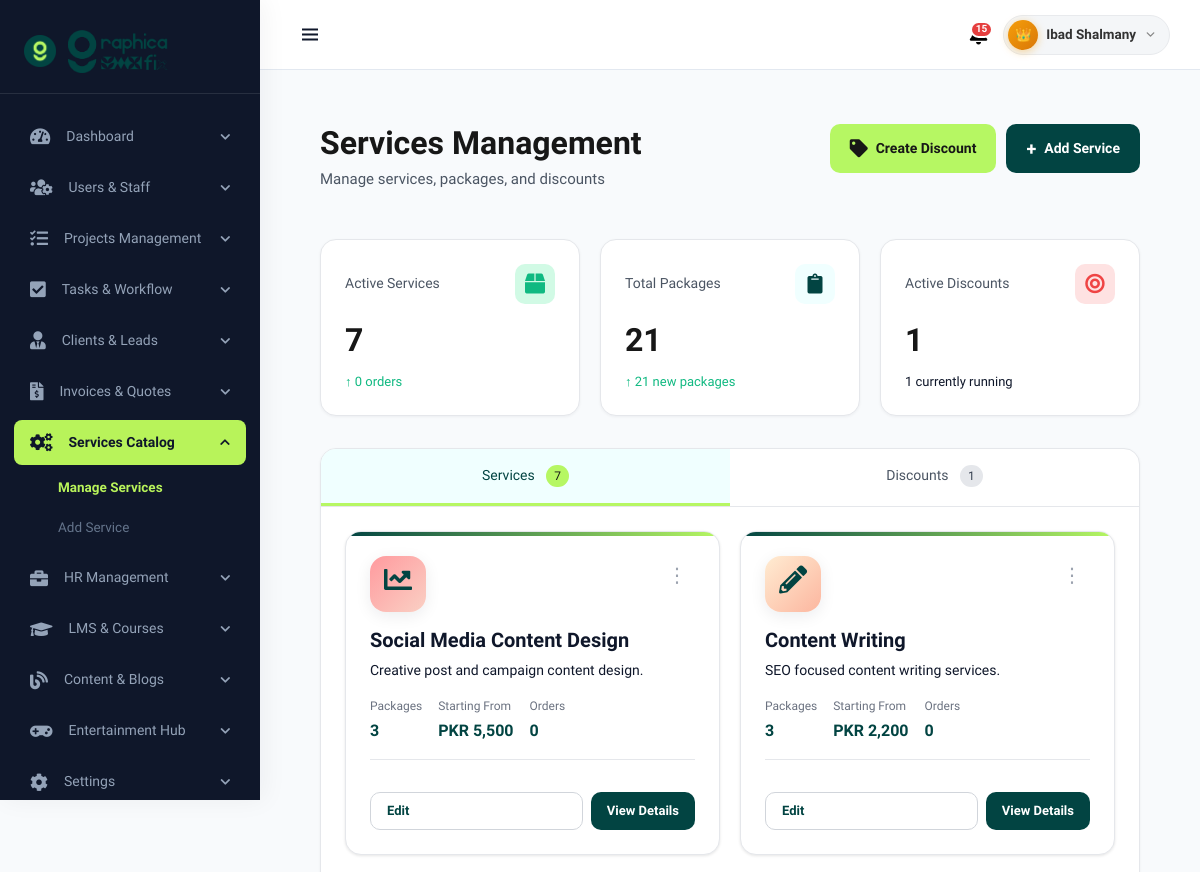
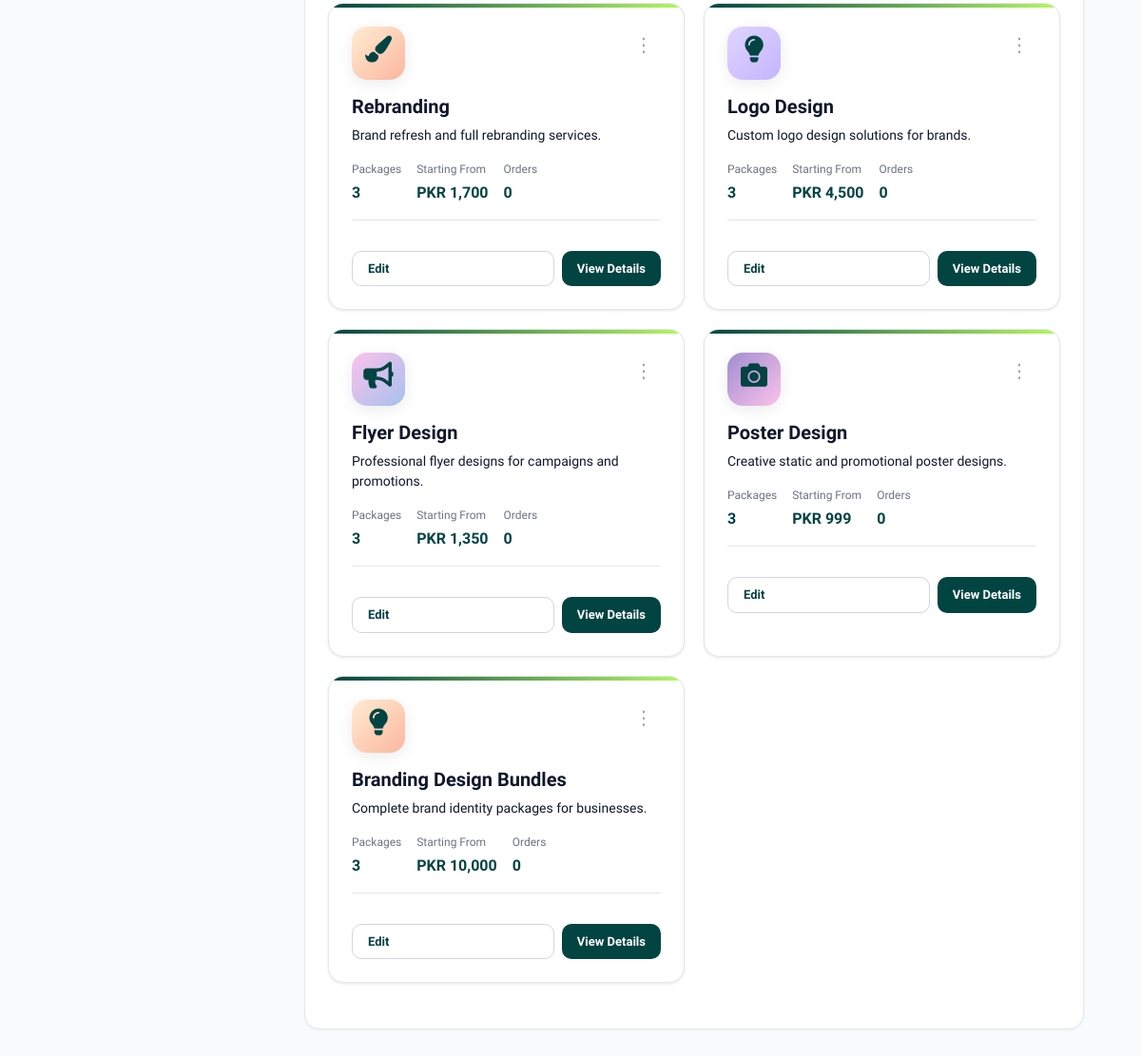
Screenshot of /admin/manage_services.php (signed in) with the database file from the repository (2 pictures, top to bottom).
### tables this page shows
CREATE TABLE `users` (
  `user_id` int(11) NOT NULL,
  `name` varchar(40) NOT NULL,
  `phone` varchar(13) NOT NULL,
  `email` varchar(100) DEFAULT NULL,
  `username` varchar(50) NOT NULL,
  `role` varchar(50) NOT NULL DEFAULT 'student',
  `password` varchar(255) DEFAULT NULL,
  `created_at` timestamp NOT NULL DEFAULT current_timestamp(),
  `last_login` datetime DEFAULT NULL
);

CREATE TABLE `services` (
  `id` int(11) NOT NULL,
  `title` varchar(255) NOT NULL,
  `description` text DEFAULT NULL,
  `icon` varchar(50) DEFAULT NULL,
  `icon_style` varchar(255) DEFAULT NULL,
  `status` enum('Active','Draft','Inactive') DEFAULT 'Active',
  `packages_count` int(11) DEFAULT 0,
  `starting_price` decimal(10,2) DEFAULT 0.00,
  `orders_count` int(11) DEFAULT 0,
  `discount_percent` int(11) DEFAULT 0,
  `created_at` timestamp NOT NULL DEFAULT current_timestamp(),
  `updated_at` timestamp NOT NULL DEFAULT current_timestamp() ON UPDATE current_timestamp()
);

### admin/manage_services.php (the view, shortened to what this page needs)
<?php
include 'dashboard_header.php';
$active_tab = isset($_GET['tab']) ? $_GET['tab'] : 'ms-services';
$result = mysqli_query($conn, "SELECT COUNT(*) AS active_services, SUM(packages_count) AS total_packages, SUM(orders_count) AS total_orders
                               FROM services WHERE status='active'");
$service_stats = mysqli_fetch_assoc($result);
$result = mysqli_query($conn, "SELECT COUNT(*) AS active_discounts FROM discounts WHERE status='active'");
$discount_stats = mysqli_fetch_assoc($result);
$services = [];
$result = mysqli_query($conn, "SELECT * FROM services ORDER BY id DESC");
while ($row = mysqli_fetch_assoc($result)) {
    $services[] = $row;
}
?>
<div class="height-100" >
   <div class="services-page">
    <div class="manage-services-header">
            <div class="header-content">
                <h1>Services Management</h1>
                <p>Manage services, packages, and discounts</p>
            </div>
            <div class="header-actions">
                <button class="btn btn-accent" onclick="openDiscountModal()">
                    <span class="btn-icon"><i class="fas fa-tag"></i>️</span>
                    Create Discount
                </button>
                <button class="btn btn-primary" onclick="window.location='service_add.php'">
                    <span class="btn-icon">+</span>
                    Add Service
                </button>
            </div>
        </div>
        <div class="stats-grid">
            <div class="stat-card">
                <div class="stat-header">
                    <span class="stat-label">Active Services</span>
                    <div class="stat-icon" style="background: var(--success-light); color: var(--success);"><i class="fas fa-box"></i></div>
                </div>
                <div class="stat-value"><?php echo $service_stats['active_services'] ?? 0; ?></div>
                <div class="stat-change positive">↑ <?php echo $service_stats['total_orders'] ?? 0; ?> orders</div>
            </div>
            <div class="stat-card">
                <div class="stat-header">
                    <span class="stat-label">Total Packages</span>
                    <div class="stat-icon" style="background: var(--light); color: var(--primary);"><i class="fas fa-clipboard"></i></div>
                </div>
                <div class="stat-value"><?php echo $service_stats['total_packages'] ?? 0; ?></div>
                <div class="stat-change positive">↑ <?php echo $service_stats['total_packages'] ?? 0; ?> new packages</div>
            </div>
            <div class="stat-card">
                <div class="stat-header">
                    <span class="stat-label">Active Discounts</span>
                    <div class="stat-icon" style="background: var(--danger-light); color: var(--danger);"><i class="fas fa-bullseye"></i></div>
                </div>
                <div class="stat-value"><?php echo $discount_stats['active_discounts'] ?? 0; ?></div>
                <div class="stat-change"><?php echo $discount_stats['active_discounts'] ?? 0; ?> currently running</div>
            </div>
        </div>
        <div class="ms-tabs-container">
            <div class="ms-tabs">
                <button class="ms-tab <?php echo ($active_tab === 'ms-services') ? 'active' : ''; ?>" onclick="switchTab(event, 'ms-services')" >
                    Services
                    <span class="ms-tab-badge"><?php echo $service_stats['active_services'] ?? 0; ?></span>
                </button>
                <button class="ms-tab <?php echo ($active_tab === 'ms-discounts') ? 'active' : ''; ?>" onclick="switchTab(event, 'ms-discounts')">
                    Discounts
                    <span class="ms-tab-badge"><?php echo $discount_stats['active_discounts'] ?? 0; ?></span>
                </button>
            </div>
            <div class="ms-tab-contents">
                <div id="ms-services" class="ms-tab-content <?php echo ($active_tab === 'ms-services') ? 'active' : ''; ?>" style="display: <?php echo ($active_tab === 'ms-services') ? 'block' : 'none'; ?>;">
                    <div class="services-grid">
                        <?php foreach($services as $service): ?>
                            <div class="service-card">
                                <div class="service-header">
                                    <div class="service-icon" style="background: <?php echo $service['icon_style'] ?? '#eee'; ?>">
                                        <i class="fa <?php echo htmlspecialchars($service['icon']); ?>"></i>
                                    </div>
                                    <button class="service-menu">⋮</button>
                                </div>
                                <h3 class="service-title"><?php echo htmlspecialchars($service['title']); ?></h3>
                                <p class="service-description"><?php echo htmlspecialchars($service['description']); ?></p>
                                <div class="service-meta">
                                    <div class="meta-item">
                                        <span class="meta-label">Packages</span>
                                        <span class="meta-value"><?php echo $service['packages_count']; ?></span>
                                    </div>
                                    <div class="meta-item">
                                        <span class="meta-label">Starting From</span>
                                        <span class="meta-value">PKR <?php echo number_format($service['starting_price']); ?></span>
                                    </div>
                                    <div class="meta-item">
                                        <span class="meta-label">Orders</span>
                                        <span class="meta-value"><?php echo $service['orders_count']; ?></span>
                                    </div>
                                </div>
                                <div class="service-footer">
                                    <button class="btn btn-outline btn-sm" onclick="window.location='edit_service.php?id=<?php echo $service['id']; ?>'">Edit</button>
                                    <button class="btn btn-primary btn-sm" onclick="window.location='service_details.php?id=<?php echo $service['id']; ?>'">View Details</button>
                                </div>
                            </div>
                        <?php endforeach; ?>
                    </div>
                </div>
            </div>
        </div>
    </div>
</div>
<?php
include('dashboard_footer.php');
?>

### admin/dashboard_header.php (shortened to what this page needs)
<?php
require_once __DIR__ . '/../core/config.php';
$username = $_SESSION['username'];
$result   = mysqli_query($conn, "SELECT * FROM users WHERE username = '$username'");
$data     = mysqli_fetch_assoc($result);
$name    = $data['name'];
$role    = strtolower($data['role']);
$is_super_admin   = ($role === 'super_admin' || $role === 'superadmin');
if (!function_exists('isMenuItemActive')) {
    function isMenuItemActive($link) {
        if (empty($link) || $link === '#') return false;
        $current_file = basename($_SERVER['PHP_SELF']);
        $parsed_link = parse_url($link);
        $link_file = basename($parsed_link['path'] ?? '');
        if ($current_file !== $link_file) {
            return false;
        }
        if (isset($parsed_link['query'])) {
            parse_str($parsed_link['query'], $link_query);
            foreach ($link_query as $k => $v) {
                if (($_GET[$k] ?? '') !== $v) {
                    return false;
                }
            }
            return true;
        } else {
            return true;
        }
    }
}
include('notifications.php');
$notifications_html = ob_get_clean();
?>
<!DOCTYPE html>
<html>
<head>
    <link href="<?= BASE_URL ?>assets/css/bootstrap.css" rel="stylesheet">
    <link href="<?= BASE_URL ?>assets/css/style.css?v=<?= time() ?>" rel="stylesheet">
    <link rel="stylesheet" href="https://cdnjs.cloudflare.com/ajax/libs/font-awesome/5.15.4/css/all.min.css" />
    <link href='https://cdn.jsdelivr.net/npm/bootstrap@5.0.0-beta1/dist/css/bootstrap.min.css' rel='stylesheet'>
    <link href='https://cdn.jsdelivr.net/npm/boxicons@latest/css/boxicons.min.css' rel='stylesheet'>
    <link href="<?= BASE_URL ?>assets/css/dashboard.css?v=<?= time() ?>" rel="stylesheet">
    <link href="https://cdn.quilljs.com/1.3.6/quill.snow.css" rel="stylesheet">
</head>
<body id="body-pd">
<div class="header mb-5" id="header">
    <div class="header_toggle">
        <button type="button" id="sidebarToggleBtn"
            style="background:none;border:none;cursor:pointer;padding:6px 8px;line-height:1;display:flex;align-items:center;color:inherit;">
            <i class='bx bx-menu' style="font-size:1.5rem;pointer-events:none;"></i>
        </button>
    </div>
    <div class="header-right">
        <?= $notifications_html ?>
        <?php
        $avatar_style = $is_super_admin
            ? 'background: linear-gradient(135deg, #f59e0b 0%, #d97706 100%) !important; color: #fff !important; box-shadow: 0 2px 8px rgba(245, 158, 11, 0.4);'
            : ($role === 'admin' ? 'background: linear-gradient(135deg, #024442 0%, #035e5b 100%) !important; color: #fff !important;' : '');
        ?>
        <div class="header-profile-wrap" id="headerProfileWrap">
            <button type="button" class="header-profile-btn" onclick="toggleProfileMenu()">
                <div class="header-avatar" style="<?= $avatar_style ?>"><?= $is_super_admin ? '👑' : strtoupper(substr($name, 0, 1)) ?></div>
                <span class="header-name"><?= htmlspecialchars($name) ?></span>
                <svg class="header-chevron" width="13" height="13" viewBox="0 0 24 24" fill="none" stroke="currentColor" stroke-width="2.5" stroke-linecap="round" stroke-linejoin="round">
                    <polyline points="6 9 12 15 18 9"/>
                </svg>
            </button>
        </div>
    </div>
</div>
<div class="l-navbar" id="nav-bar">
    <nav class="nav">
        <div>
            <a href="#" class="nav_logo">
                <img src="<?= BASE_URL ?>assets/images/icon.png" class="nav_logo-icon-img" width="32px" alt="G">
                <span class="nav_logo-name">
                    <img src="<?= BASE_URL ?>assets/images/logo-secondary.png" width='100px'>
                </span>
            </a>
            <div class="nav_list">
                <?php foreach ($menus[$role] ?? [] as $menu):
                    if (!empty($menu['submenus'])) {
                        $is_group_active = false;
                        if (isMenuItemActive($menu['link'])) {
                            $is_group_active = true;
                        } else {
                            foreach ($menu['submenus'] as $sub) {
                                if (isMenuItemActive($sub['link'])) {
                                    $is_group_active = true;
                                    break;
                                }
                            }
                        }
                ?>
                <div class="nav_group <?= $is_group_active ? 'open' : '' ?>">
                    <div class="nav_group-toggle <?= $is_group_active ? 'active' : '' ?>" onclick="toggleNavGroup(this)">
                        <div style="display: flex; align-items: center; gap: 1rem;">
                            <i class="<?= $menu['icon'] ?> nav_icon"></i>
                            <span class="nav_name"><?= $menu['title'] ?></span>
                        </div>
                        <i class="fas fa-chevron-down nav_chevron"></i>
                    </div>
                    <div class="nav_submenus">
                        <?php foreach ($menu['submenus'] as $sub):
                            $sub_active = isMenuItemActive($sub['link']) ? 'active' : '';
                        ?>
                        <a class="nav_sublink <?= $sub_active ?>" href="<?= $sub['link'] ?>">
                            <span class="nav_subname"><?= $sub['title'] ?></span>
                        </a>
                        <?php endforeach; ?>
                    </div>
                </div>
                <?php } endforeach; ?>
            </div>
        </div>
    </nav>
</div>

### assets/css/style.css (style rules this page uses)
:root { --primary: #024442; --accent: #B6F763; --light: #f0ffff; --dark: #171717; --gray-50: #f9fafb; --gray-100: #f3f4f6; --gray-200: #e5e7eb; --gray-300: #d1d5db; --gray-400: #9ca3af; --gray-500: #6b7280; --gray-600: #4b5563; --gray-700: #374151; --gray-800: #1f2937; --success: #10b981; --success-light: #d1fae5; --warning: #f59e0b; --warning-light: #fef3c7; --danger: #ef4444; --danger-light: #fee2e2; --shadow-sm: 0 1px 2px 0 rgb(0 0 0 / 0.05); --shadow: 0 1px 3px 0 rgb(0 0 0 / 0.1); --shadow-md: 0 4px 6px -1px rgb(0 0 0 / 0.1); --shadow-lg: 0 10px 15px -3px rgb(0 0 0 / 0.1); --radius-sm: 6px; --radius: 10px; --radius-lg: 14px; --radius-xl: 18px; --sl-overlay: rgba(8, 8, 12, 0.55); --sl-radius: 12px; --sl-duration: 700ms; --sl-auto: 5000ms; }
* { margin: 0; padding: 0; box-sizing: border-box; }
html { scroll-behavior: smooth; }
body { background: #ffffff; }
.service-card, .service-card h1, .service-card h2, .service-card h3, .service-card p, .service-card a, .service-card svg { color: inherit; fill: currentColor; }
.service-icon { font-size: 2rem; color: var(--dark); padding-bottom: 8px; }
.service-title { font-size: 1.25rem; margin-bottom: 10px; color: var(--light); }
.header { text-align: center; margin-bottom: 60px; }

### admin/dashboard_header.php (style rules this page uses)
.header-right { display: flex; align-items: center; gap: 8px; }
.header-profile-wrap { position: relative; }
.header-profile-btn { display: flex; align-items: center; gap: 8px; background: #f4f6f8; border: 1.5px solid #e8eaed; border-radius: 50px; padding: 4px 12px 4px 4px; cursor: pointer; transition: background .2s, border-color .2s; font-family: inherit; font-size: 13.5px; font-weight: 600; color: #333; }
.header-avatar { width: 30px; height: 30px; border-radius: 50%; background: linear-gradient(135deg, var(--accent, #b8f35a) 0%, #87bd0aff 100%); display: flex; align-items: center; justify-content: center; font-size: 13px; font-weight: 700; color: #1a1a1a; flex-shrink: 0; }
.header-name { max-width: 100px; white-space: nowrap; overflow: hidden; text-overflow: ellipsis; }
.header-chevron { color: #888; flex-shrink: 0; transition: transform .25s; pointer-events: none; }

### rows the page displays
users: name "Ibad Shalmany"
services: title "Social Media Content Design", description "Creative post and campaign content design.", packages_count "3", starting_price "5,500", orders_count "0"
services: title "Content Writing", description "SEO focused content writing services.", packages_count "3", starting_price "2,200", orders_count "0"
services: title "Rebranding", description "Brand refresh and full rebranding services.", packages_count "3", starting_price "1,700", orders_count "0"
services: title "Logo Design", description "Custom logo design solutions for brands.", packages_count "3", starting_price "4,500", orders_count "0"
services: title "Flyer Design", description "Professional flyer designs for campaigns and promotions.", packages_count "3", starting_price "1,350", orders_count "0"
services: title "Poster Design", description "Creative static and promotional poster designs.", packages_count "3", starting_price "999", orders_count "0"
services: title "Branding Design Bundles", description "Complete brand identity packages for businesses.", packages_count "3", starting_price "10,000", orders_count "0"

### other values shown
$unreadCount "15"
$menu['title'] "Dashboard"
$menu['title'] "Users & Staff"
$menu['title'] "Projects Management"
$menu['title'] "Tasks & Workflow"
$menu['title'] "Clients & Leads"
$menu['title'] "Invoices & Quotes"
$menu['title'] "Services Catalog"
$sub['title'] "Manage Services"
$sub['title'] "Add Service"
$menu['title'] "HR Management"
$menu['title'] "LMS & Courses"
$menu['title'] "Content & Blogs"
$menu['title'] "Entertainment Hub"
$menu['title'] "Settings"
